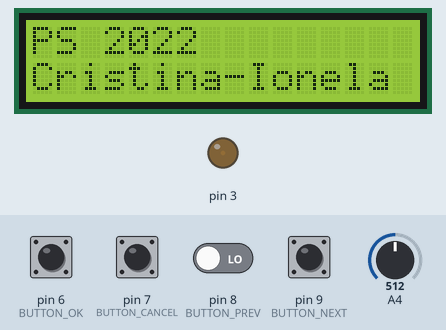
Recording of a sketch running on a simulated Arduino Uno, built with avr-gcc and run on an emulated ATmega328P. On the bench: 16×2 character LCD, output pins drawn as LEDs (lit = HIGH). Inputs (shaded band) come from the test bench; at power-on: pin 6 (BUTTON_OK), pin 7 (BUTTON_CANCEL), pin 8 (BUTTON_PREV), pin 9 (BUTTON_NEXT) LOW, A4 = 512. What the sketch prints to the serial monitor is not drawn.

Above: at 1.2 s.
1.3 s: pin 9 (BUTTON_NEXT) pulled HIGH for 0.3 s
At 1.9 s:
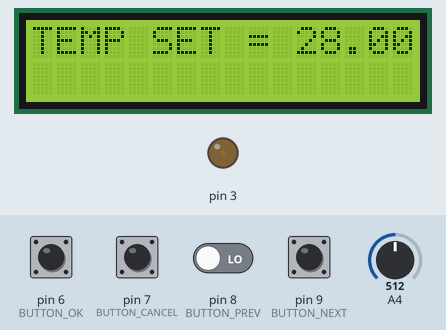
3.1 s: pin 6 (BUTTON_OK) pulled HIGH for 1 s
At 3.8 s:
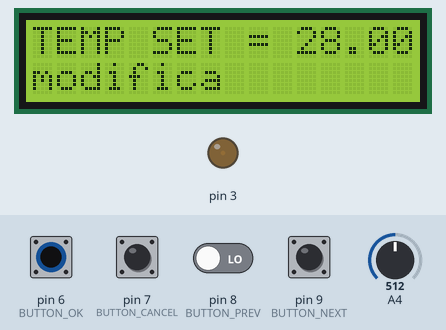
5.6 s: pin 9 (BUTTON_NEXT) pulled HIGH for 1 s
At 6.8 s:
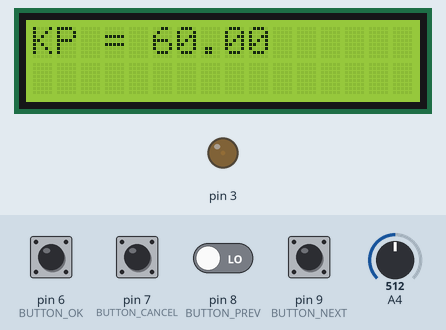
8.1 s: pin 6 (BUTTON_OK) pulled HIGH for 1 s
At 8.9 s:
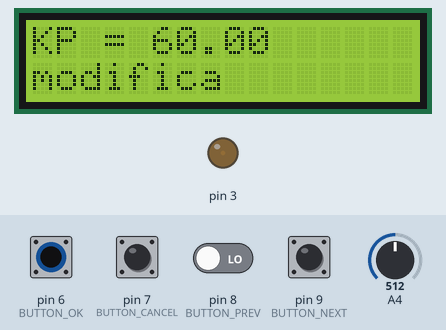
10.6 s: pin 8 (BUTTON_PREV) driven HIGH and pin 9 (BUTTON_NEXT) driven HIGH
At 12.3 s:
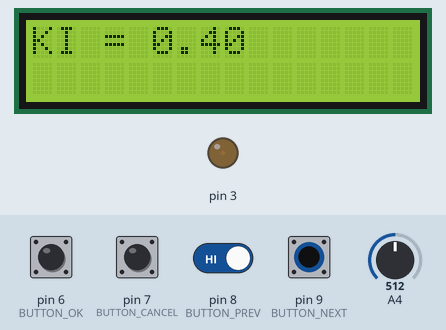
13.6 s: pin 6 (BUTTON_OK) pulled HIGH for 1 s
At 14.3 s:
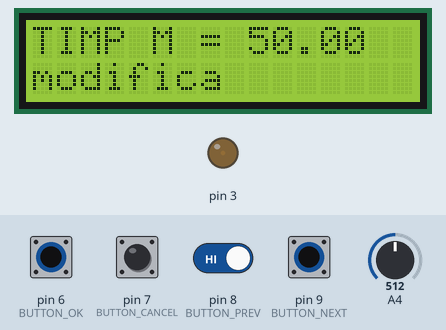
Timing chart, 0 to 16.6 s (numbered marks = the images above; inputs shaded):
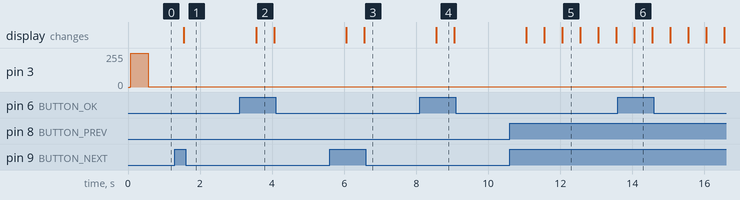

Measured:
- after the input at 1.3 s, the display: changes after 0.25 s (image 1)
- after the input at 3.1 s, the display: changes after 0.45 s (image 2)
- after the input at 5.6 s, the display: first changes after 0.45 s (image 3 shows a later state)
- after the input at 8.1 s, the display: changes after 0.45 s (image 4)
- after the input at 10.6 s, the display: first changes after 0.45 s (image 5 shows a later state)
- after the input at 13.6 s, the display: changes after 0.45 s (image 6)
- what the display in image 2 shows lasts 0.5 s, from 3.6 s to 4.1 s

The sketch:

PROIECT_Somildoc_Ionela.ino
```cpp
#include <LiquidCrystal.h>

#define BUTTON_OK       6
#define BUTTON_CANCEL   7
#define BUTTON_PREV     8
#define BUTTON_NEXT     9

enum Buttons
{
  EV_OK,
  EV_CANCEL,
  EV_NEXT,
  EV_PREV,
  EV_NONE,
  EV_MAX_NUM
};

enum Menus
{
  MENU_MAIN=0,
  MENU_T_SET,
  MENU_KP,
  MENU_KI,
  MENU_KD,
  MENU_T_INCALZIRE,
  MENU_T_MENTINERE,
  MENU_T_RACIRE,
  MENU_PID,
  MENU_MAX_NUM
};

LiquidCrystal lcd(12, 11, 5, 4, 10, 2);

double t_set = 28;
double kp = 60;
double ki = 0.4;
double kd = 0.096;
double timp_i = 180;
double timp_m = 50;
double timp_r = 500;

double temp_initiala = 0;
double setpoint = 0;
double pid_timp = 0;
int nr_sec = 0;

unsigned int numar_CAN;

Menus scroll_menu = MENU_MAIN;
Menus current_menu = MENU_MAIN;

void state_machine( enum Menus menu, enum Buttons button);
Buttons GetButtons(void);
void print_menu( enum Menus menu);

typedef void (state_machine_handler_t)(void);

void print_menu(enum Menus menu)
{
  lcd.clear();
  switch(menu)
  {
    case MENU_T_SET:
        lcd.setCursor(0,0);
        lcd.print("TEMP SET = ");
        lcd.print(t_set);
        break;

    case MENU_KP:
        lcd.setCursor(0,0);
        lcd.print("KP = ");
        lcd.print(kp);
        break;

   case MENU_KI:
        lcd.setCursor(0,0);
        lcd.print("KI = ");
        lcd.print(ki);
        break;

   case MENU_KD:
        lcd.setCursor(0,0);
        lcd.print("KD = ");
        lcd.print(kd);
        break;

   case MENU_T_INCALZIRE:
        lcd.setCursor(0,0);
        lcd.print("TIMP I = ");
        lcd.print(timp_i);
        break;

   case MENU_T_MENTINERE:
        lcd.setCursor(0,0);
        lcd.print("TIMP M = ");
        lcd.print(timp_m);
        break;

   case MENU_T_RACIRE:
        lcd.setCursor(0,0);
        lcd.print("TIMP R = ");
        lcd.print(timp_r);
        break;

   case MENU_PID:
        lcd.setCursor(0,0);
        lcd.print("TEMP PID= ");
        lcd.print(temperatura());
        break;

    case MENU_MAIN:
    default:
      lcd.setCursor(0,0);
      lcd.print("PS 2022");
      lcd.setCursor(0, 1);
      lcd.print("Cristina-Ionela");
      break;
  }
  if( (current_menu != MENU_PID) && (current_menu != MENU_MAIN) )
  {
    lcd.setCursor(0, 1);
    lcd.print("modifica");
  }
  if(current_menu == MENU_PID)
  {
    pid_setpoint();
  }
}

void enter_menu(void)
{
  current_menu = scroll_menu;
}

void go_home(void)
{
  scroll_menu = MENU_MAIN;
  current_menu = scroll_menu;
}

void go_next(void)
{
  scroll_menu = (Menus) ((int)scroll_menu + 1);
  scroll_menu = (Menus) ((int)scroll_menu % MENU_MAX_NUM);
}

void go_prev(void)
{
  scroll_menu = (Menus) ((int)scroll_menu - 1);
  scroll_menu = (Menus) ((int)scroll_menu % MENU_MAX_NUM);
}

void inc_t_set(void)
{
  t_set++;
}

void dec_t_set(void)
{
  t_set--;
}

void inc_kp(void)
{
  kp = kp + 0.1;
}

void dec_kp(void)
{
  kp = kp - 0.1;
}

void inc_ki(void)
{
  ki = ki + 0.1;
}

void dec_ki(void)
{
  ki = ki - 0.1;
}

void inc_kd(void)
{
  kd = kd + 0.1;
}

void dec_kd(void)
{
  kd = kd - 0.1;
}

void inc_timp_i(void)
{
  timp_i++;
}

void dec_timp_i(void)
{
  timp_i--;
}

void inc_timp_m(void)
{
  timp_m++;
}

void dec_timp_m(void)
{
  timp_m--;
}

void inc_timp_r(void)
{
  timp_r++;
}

void dec_timp_r(void)
{
  timp_r--;
}

void nimic(void)
{

}

state_machine_handler_t* sm[MENU_MAX_NUM][EV_MAX_NUM] =
{
  // evenimentele:
  // OK,        CANCEL,     NEXT,         PREV

  {enter_menu,  go_home,    go_next,      go_prev },                  // MENU_MAIN
  {go_home,     go_home,    inc_t_set,    dec_t_set },                // MENU_T_SET
  {go_home,     go_home,    inc_kp,       dec_kp },                   // MENU_KP
  {go_home,     go_home,    inc_ki,       dec_ki },                   // MENU_KI
  {go_home,     go_home,    inc_kd,       dec_kd },                   // MENU_KD
  {go_home,     go_home,    inc_timp_i,   dec_timp_i },               // MENU_T_INCALZIRE
  {go_home,     go_home,    inc_timp_m,   dec_timp_m },               // MENU_T_MENTINERE
  {go_home,     go_home,    inc_timp_r,   dec_timp_r },               // MENU_T_RACIRE
  {go_home,     go_home,    nimic,        nimic  },                   // MENU_PID
};

void state_machine(enum Menus menu, enum Buttons button)
{
  sm[menu][button]();
}

Buttons GetButtons(void)
{
  enum Buttons ret_val = EV_NONE;
  if (digitalRead(BUTTON_OK))
  {
    ret_val = EV_OK;
  }
  else if (digitalRead(BUTTON_CANCEL))
  {
    ret_val = EV_CANCEL;
  }
  else if (digitalRead(BUTTON_NEXT))
  {
    ret_val = EV_NEXT;
  }
  else if (digitalRead(BUTTON_PREV))
  {
    ret_val = EV_PREV;
  }

  return ret_val;
}

void adc_init()
{
  ADCSRA |= ((1 << ADPS2) | (1 << ADPS1) | (1 << ADPS0));
  ADMUX |= (1 << REFS0);
  ADCSRA |= (1 << ADEN);
  ADCSRA |= (1 << ADSC);
}

uint16_t read_adc(uint8_t channel)
{
  ADMUX &= 0xF0;
  ADMUX |= channel;
  ADCSRA |= (1<<ADSC);
  while(ADCSRA & (1<<ADSC));
  return ADC;
}

double temperatura()
{
   double temp;
   double valoare_volti;
   numar_CAN = read_adc(4);
   valoare_volti = (( (double)numar_CAN  *  5000) / 1023);
   temp = (valoare_volti) / 10;
   return temp;
}

void timer_init()
{ // 0.5 sec

  TCCR1A = 0;
  TCCR1B = 0;
  TCCR1C = 0;

  TCCR1B |= (1 << WGM12);
  TCCR1B |= (1 << CS12) | (1 << CS10);   //PRESCALER 1024
  OCR1A = 7811;
  TIMSK1 |= (1 << OCIE1A);
}

void PWM_init()
{
  //timer 2 pentru pwm
  DDRD |= (1 << 3);                                   // PIN pentru PWM
  TCCR2A |= (1 << COM2B1);                            // NON INVERTING MODE
  TCCR2A |= (1 << WGM21) | (1 << WGM20);              // FAST PWM
  TCCR2B |= (1 << CS22) | (1 << CS21) | (1 << CS20);  //PRESCALER 1024
  OCR2B = 255;
}

void PID()
{
  double eroare = 0;
  static double suma_erori = 0;
  double eroare_anterioara = 0;
  double derivativa = 0;
  double dt = 0.1;           // timp de esantionare
  double output = 0;

  eroare = setpoint - temperatura();
  suma_erori = suma_erori + eroare * dt;
  derivativa = (eroare - eroare_anterioara) / dt;
  output = (kp * eroare) + (ki * suma_erori) + (kd * derivativa);
  eroare_anterioara = eroare;

  if( output > 255)
  {
    OCR2B = 255;
  }
  else if( output < 0)
  {
    OCR2B = 0;
  }
  else
  {
    OCR2B = (int)output;
  }
}
void pid_setpoint()
{
    int minute = 0;
    int secunde = 0;
    int timp_ramas=0;

    if(scroll_menu == MENU_PID)
    {
        pid_timp++;

        lcd.setCursor(0, 1);
        lcd.print("TS:");
        lcd.print((int)t_set);


        if(pid_timp <= timp_i)
        {
          lcd.setCursor(8, 1);
          lcd.print("Ti:");

          timp_ramas= timp_i- pid_timp;
          setpoint = temp_initiala + (t_set - temp_initiala)/(timp_i) * pid_timp;

          minute = timp_ramas / 60;
          secunde = timp_ramas % 60;
          lcd.print(minute);
          lcd.print(":");
          lcd.print(secunde);
        }
        else if(pid_timp <= (timp_i + timp_m))
        {
          lcd.setCursor(8, 1);
          lcd.print("Tm:");

          timp_ramas = (timp_i + timp_m) - pid_timp;
          setpoint = t_set;

          minute = timp_ramas / 60;
          secunde = timp_ramas % 60;
          lcd.print(minute);
          lcd.print(":");
          lcd.print(secunde);
        }
        else if(pid_timp <= timp_i + timp_m + timp_r)
        {
          lcd.setCursor(8, 1);
          lcd.print("Tr:");

          timp_ramas = (timp_i + timp_m + timp_r) - pid_timp;
          setpoint = t_set - (t_set - temp_initiala) / (timp_r) * ((pid_timp - timp_i - timp_m));

          minute = timp_ramas / 60;
          secunde = timp_ramas % 60;
          lcd.print(minute);
          lcd.print(":");
          lcd.print(secunde);
        }
        else
        {
            setpoint = temp_initiala;
        }
    }
    else
    {
        pid_timp = 0;
    }

}
ISR ( TIMER1_COMPA_vect )
{
  nr_sec++;

  if (((nr_sec * 4) % 2) == 0)
  {
    nr_sec=0;
  }

  volatile Buttons event = GetButtons();
  if ( event != EV_NONE)
  {
    state_machine( current_menu, event);
  }
  print_menu(scroll_menu);

  if(scroll_menu == MENU_PID)
  {
    PID();
    // Serial.println("temp= ");
    // Serial.println(temperatura());
  }
  else if (scroll_menu != MENU_PID)
  {
    temp_initiala = temperatura();
    OCR2B = 0;
  }
  if( nr_sec == 0)
  {
   Serial.print("temp= ");
   Serial.println(temperatura());

   Serial.print("sp= ");
   Serial.println(setpoint);

   pid_setpoint();
  }

}

void setup()
{
  Serial.begin(9600);
  lcd.begin(16, 2);

  sei();

  timer_init();
  PWM_init();
  adc_init();

  //butoane
  pinMode(6, INPUT);
  digitalWrite(6, LOW);

  pinMode(7, INPUT);
  digitalWrite(7, LOW);

  pinMode(8, INPUT);
  digitalWrite(8, LOW);

  pinMode(9, INPUT);
  digitalWrite(9, LOW);

}

void loop()
{


}
```
